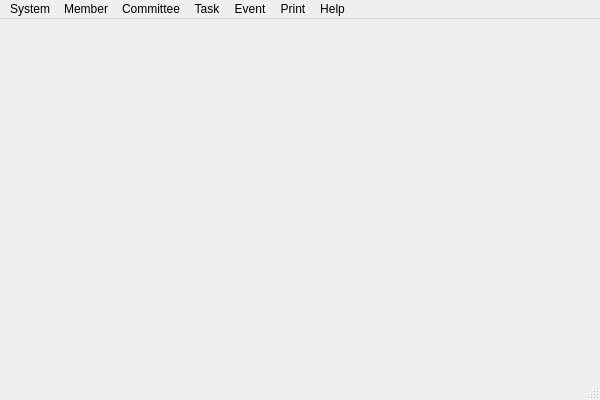
<?xml version="1.0" encoding="UTF-8"?>
<ui version="4.0">
 <class>Cooper</class>
 <widget class="QMainWindow" name="Cooper">
  <property name="geometry">
   <rect>
    <x>0</x>
    <y>0</y>
    <width>600</width>
    <height>400</height>
   </rect>
  </property>
  <property name="windowTitle">
   <string>Cooper</string>
  </property>
  <widget class="QWidget" name="centralWidget"/>
  <widget class="QMenuBar" name="menuBar">
   <property name="geometry">
    <rect>
     <x>0</x>
     <y>0</y>
     <width>600</width>
     <height>21</height>
    </rect>
   </property>
   <widget class="QMenu" name="menuSystem">
    <property name="title">
     <string>System</string>
    </property>
    <addaction name="actionLogoff"/>
    <addaction name="actionQuit"/>
   </widget>
   <widget class="QMenu" name="menuMember">
    <property name="title">
     <string>Member</string>
    </property>
    <addaction name="actionAdd_Member"/>
    <addaction name="actionEdit_Member"/>
    <addaction name="actionDelete_Member"/>
   </widget>
   <widget class="QMenu" name="menuCommittee">
    <property name="title">
     <string>Committee</string>
    </property>
    <addaction name="actionAdd_Committee"/>
    <addaction name="actionDelete_Committee"/>
   </widget>
   <widget class="QMenu" name="menuTask">
    <property name="title">
     <string>Task</string>
    </property>
    <addaction name="actionAssign_Task"/>
    <addaction name="actionEdit_Task"/>
    <addaction name="actionDelete_Task"/>
   </widget>
   <widget class="QMenu" name="menuEvent">
    <property name="title">
     <string>Event</string>
    </property>
    <addaction name="actionMove_Out"/>
    <addaction name="actionInternal_Move"/>
    <addaction name="actionAnnual_Task_Spec"/>
   </widget>
   <widget class="QMenu" name="menuPrint">
    <property name="title">
     <string>Print</string>
    </property>
    <addaction name="actionPhone_List"/>
    <addaction name="actionCommittee_List"/>
    <addaction name="actionTask_List"/>
   </widget>
   <widget class="QMenu" name="menuHelp">
    <property name="title">
     <string>Help</string>
    </property>
    <addaction name="actionManual"/>
    <addaction name="actionAbout_Cooper"/>
   </widget>
   <addaction name="menuSystem"/>
   <addaction name="menuMember"/>
   <addaction name="menuCommittee"/>
   <addaction name="menuTask"/>
   <addaction name="menuEvent"/>
   <addaction name="menuPrint"/>
   <addaction name="menuHelp"/>
  </widget>
  <widget class="QStatusBar" name="statusBar"/>
  <action name="actionLogoff">
   <property name="text">
    <string>Logoff</string>
   </property>
  </action>
  <action name="actionQuit">
   <property name="text">
    <string>Quit</string>
   </property>
  </action>
  <action name="actionAdd_Member">
   <property name="text">
    <string>Add Member</string>
   </property>
  </action>
  <action name="actionEdit_Member">
   <property name="text">
    <string>Edit Member</string>
   </property>
  </action>
  <action name="actionDelete_Member">
   <property name="text">
    <string>Delete Member</string>
   </property>
  </action>
  <action name="actionAdd_Committee">
   <property name="text">
    <string>Add Committee</string>
   </property>
  </action>
  <action name="actionDelete_Committee">
   <property name="text">
    <string>Delete Committee</string>
   </property>
  </action>
  <action name="actionAssign_Task">
   <property name="text">
    <string>Assign Task</string>
   </property>
  </action>
  <action name="actionEdit_Task">
   <property name="text">
    <string>Edit Task</string>
   </property>
  </action>
  <action name="actionDelete_Task">
   <property name="text">
    <string>Delete Task</string>
   </property>
  </action>
  <action name="actionMove_Out">
   <property name="text">
    <string>Move Out</string>
   </property>
  </action>
  <action name="actionInternal_Move">
   <property name="text">
    <string>Internal Move</string>
   </property>
  </action>
  <action name="actionAnnual_Task_Spec">
   <property name="text">
    <string>Annual Task Spec</string>
   </property>
  </action>
  <action name="actionPhone_List">
   <property name="text">
    <string>Phone List</string>
   </property>
  </action>
  <action name="actionCommittee_List">
   <property name="text">
    <string>Committee List</string>
   </property>
  </action>
  <action name="actionTask_List">
   <property name="text">
    <string>Task List</string>
   </property>
  </action>
  <action name="actionManual">
   <property name="text">
    <string>Manual</string>
   </property>
  </action>
  <action name="actionAbout_Cooper">
   <property name="text">
    <string>About Cooper</string>
   </property>
  </action>
 </widget>
 <layoutdefault spacing="6" margin="11"/>
 <resources/>
 <connections/>
</ui>
